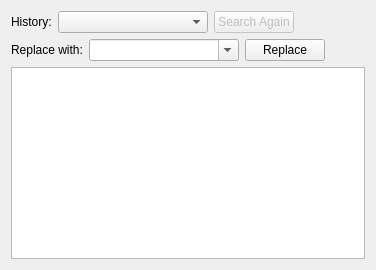
       <widget class="QWidget" name="tabSearch">
        <attribute name="icon">
         <iconset>
          <normalon>:/icons/images/newlook24/074-search.png</normalon>
         </iconset>
        </attribute>
        <attribute name="title">
         <string>Search</string>
        </attribute>
        <layout class="QVBoxLayout" name="verticalLayout_4">
         <item>
          <widget class="QWidget" name="searchHistoryPanel" native="true">
           <layout class="QHBoxLayout" name="horizontalLayout_11">
            <property name="leftMargin">
             <number>0</number>
            </property>
            <property name="topMargin">
             <number>0</number>
            </property>
            <property name="rightMargin">
             <number>0</number>
            </property>
            <property name="bottomMargin">
             <number>0</number>
            </property>
            <item>
             <widget class="QLabel" name="label">
              <property name="sizePolicy">
               <sizepolicy hsizetype="Preferred" vsizetype="Preferred">
                <horstretch>0</horstretch>
                <verstretch>0</verstretch>
               </sizepolicy>
              </property>
              <property name="text">
               <string>History:</string>
              </property>
             </widget>
            </item>
            <item>
             <widget class="QComboBox" name="cbSearchHistory">
              <property name="sizePolicy">
               <sizepolicy hsizetype="Preferred" vsizetype="Fixed">
                <horstretch>0</horstretch>
                <verstretch>0</verstretch>
               </sizepolicy>
              </property>
              <property name="minimumSize">
               <size>
                <width>150</width>
                <height>0</height>
               </size>
              </property>
             </widget>
            </item>
            <item>
             <widget class="QPushButton" name="btnSearchAgin">
              <property name="enabled">
               <bool>false</bool>
              </property>
              <property name="sizePolicy">
               <sizepolicy hsizetype="Preferred" vsizetype="Fixed">
                <horstretch>0</horstretch>
                <verstretch>0</verstretch>
               </sizepolicy>
              </property>
              <property name="text">
               <string>Search Again</string>
              </property>
             </widget>
            </item>
            <item>
             <spacer name="horizontalSpacer">
              <property name="orientation">
               <enum>Qt::Horizontal</enum>
              </property>
              <property name="sizeHint" stdset="0">
               <size>
                <width>40</width>
                <height>20</height>
               </size>
              </property>
             </spacer>
            </item>
           </layout>
          </widget>
         </item>
         <item>
          <widget class="QWidget" name="replacePanel" native="true">
           <layout class="QHBoxLayout" name="horizontalLayout_12">
            <property name="leftMargin">
             <number>0</number>
            </property>
            <property name="topMargin">
             <number>0</number>
            </property>
            <property name="rightMargin">
             <number>0</number>
            </property>
            <property name="bottomMargin">
             <number>0</number>
            </property>
            <item>
             <widget class="QLabel" name="label_2">
              <property name="text">
               <string>Replace with:</string>
              </property>
             </widget>
            </item>
            <item>
             <widget class="QComboBox" name="cbReplaceInHistory">
              <property name="minimumSize">
               <size>
                <width>150</width>
                <height>0</height>
               </size>
              </property>
              <property name="editable">
               <bool>true</bool>
              </property>
              <property name="insertPolicy">
               <enum>QComboBox::InsertAtTop</enum>
              </property>
             </widget>
            </item>
            <item>
             <widget class="QPushButton" name="btnReplace">
              <property name="text">
               <string>Replace</string>
              </property>
             </widget>
            </item>
            <item>
             <spacer name="horizontalSpacer_2">
              <property name="orientation">
               <enum>Qt::Horizontal</enum>
              </property>
              <property name="sizeHint" stdset="0">
               <size>
                <width>40</width>
                <height>20</height>
               </size>
              </property>
             </spacer>
            </item>
           </layout>
          </widget>
         </item>
         <item>
          <widget class="QTreeView" name="searchView">
           <attribute name="headerVisible">
            <bool>false</bool>
           </attribute>
          </widget>
         </item>
        </layout>
       </widget>
